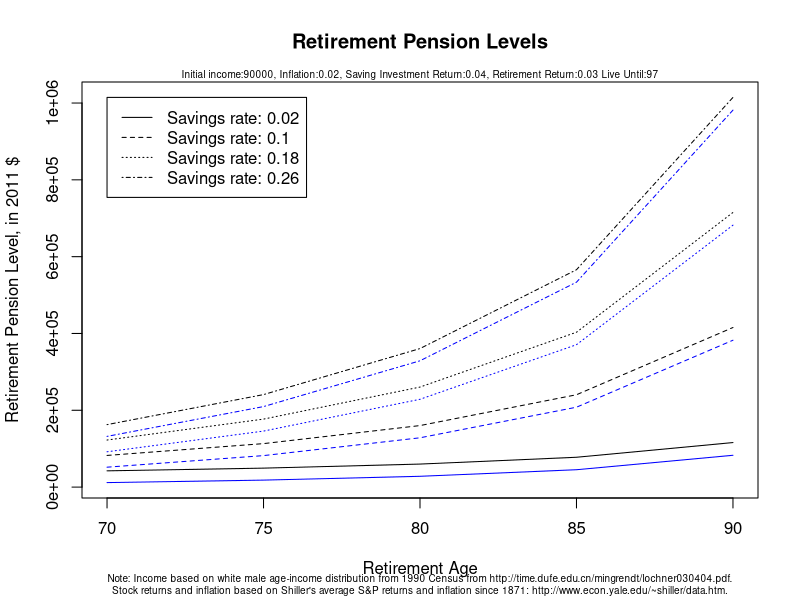
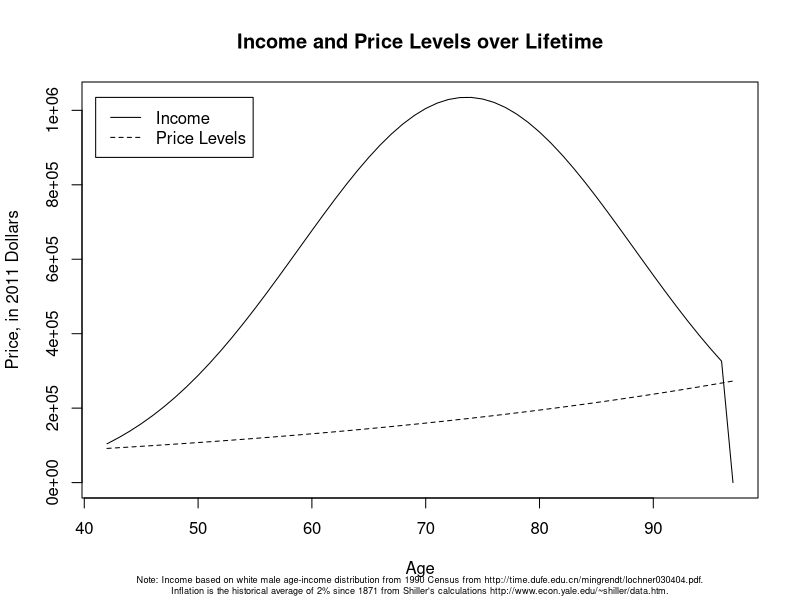

R code for these plots, in order:
ssInflation <- .024
earlyfactor <- function(birthday,retDate){
    # Thsi function takes a person's birthday and retirement date and
    # returns the social security multiplier that determines how much
    # higher or lower the monthly benefit payment will be
    today <- Sys.Date()
    now <- as.numeric(format(today,"%Y"))
    myage <- floor(as.double(today-birthday)/365.25)
    birthyear <- as.numeric(format(birthday,"%Y"))
    if (birthyear < 1938)  normalretirementdate <- birthday + 65*365.25 
    if (birthyear >= 1938 & birthyear < 1943) normalretirementdate <- birthday + 65*365.25 +365.35 * (birthyear - 1937)/6
    if (birthyear >= 1943 & birthyear < 1955) normalretirementdate <- birthday + 66*365.25
    if (birthyear >= 1955 & birthyear < 1961) normalretirementdate <- birthday + 66*365.25 +365.35 * (birthyear - 1954)/6
    if (birthyear > 1960) normalretirementdate <- birthday + 67*365.25
    as.numeric(format(normalretirementdate,"%Y"))-birthyear
    lateprice <- min(.08,.03+ceiling((birthyear - 1924)/2)*.005)
    retirementadjustmentmonths <- as.numeric(min(retDate,birthday + 70*365.25)-normalretirementdate)/(365.25/12)
    if (retirementadjustmentmonths < 0){
        retirementadjustmentmonths <- ceiling(retirementadjustmentmonths) 
        if (retirementadjustmentmonths < -36) retfactor <- .8+max(5/1200*(retirementadjustmentmonths-36),-.1)
        if (retirementadjustmentmonths >= -36) retfactor  <- 1+5/900*retirementadjustmentmonths
    }
    if (retirementadjustmentmonths >= 0){
        retirementadjustmentmonths  <-  floor(retirementadjustmentmonths)
        retfactor <- 1+lateprice/12*retirementadjustmentmonths
    }
    return(retfactor)
}

mybirthday <- as.Date('1984-11-18')
today <- Sys.Date()
myage <- floor(as.double(today-mybirthday)/365.25)
now <- as.numeric(format(today,"%Y"))

T2<-97-myage
w0<-25000
t<-seq(1,T2)
investmentReturn<-.04
#investmentReturn<-.04
#This return level is from Shiller's website:
#http://www.econ.yale.edu/~shiller/data.htm
retirementInvestmentReturn<-.03
inflation<-.02
#initialIncome=log(50000)
initialIncome=log(90000)
a <- read.csv('wages.csv',head=TRUE,sep="\t")
#These are historical wage levels for the last 59 years for SS
res <- line(a$Year,log(a$Index))
#incomeIndex[a$Year] <- a$Index
time <- seq(min(a$Year), now+T2-1)
#p <- exp(res$coefficients[1]  + res$coefficients[2]*time)
#p <- 40711.61 * (1+ssInflation)^(time-2009)
#p[1:length(a$Index)] <- a$Index
#scale <- p/p[1]

avgwage <- 40711.61 
kmax <- 16500
imax <- 5000
kseries <- 500*round(kmax/500*(1+inflation)^t)
#401k contribution limits: http://en.wikipedia.org/wiki/401(k)#Contribution_limits
iseries <- 500*round(imax/500*(1+inflation)^t)
#IRA contribution limits: http://www.guidestoneretirement.org/retirementplans/contributionlimits/futurecontriblimits.aspx
#modelling note: since my default assumption is that tax rates and brackets
#will move with inflation, I think my plan will be to just leave these
#contribution limits equal at a given time, and then implicitly adjust for
#inflation by reinflating a 2008 tax situation to future dollars.

#http://www.ssa.gov/oact/COLA/piaformula.html
initwage <- 9779.44
bp1 <- round(180 * avgwage/initwage)
bp2 <- round(1085 *avgwage/initwage)
estate <- 500000
pension <- function(retirementDate,sR,ssType){
    #This function calculates the final yearly permanent income, in real
    #terms, if a person saves at a given rate and gets ss under a given
    #rule, and retires at a certain time.  I will likely in the future make
    #this take income as an input too.

    #Other things that we want to calculate:
    #401k
    #IRA
    #other savings
    #taxable capital gains
    #marginal tax rates
    #To do this, I think i want to make a single call to  taxsim and then
    #interpolate answers.  This isn't going to be quite the best
    #optimization, but should be alright mostly.  I need to vary the
    #following variables to determine taxes for a given individual under a
    #range of possible decisions:
        #income - from min to max
        #capital gains amounts - (here using just the avg return might be
                                 #weird)
        #Kids/marriage/other deducatinos
        # age
        #social security income
        #kid/dependents
        


    today <- Sys.Date()
    j <- retirementDate - today
    T1 <- floor(as.double(retirementDate - today)/365.25)
    returnHistory <- rep(investmentReturn,T2-1)
    returnHistory[t>=T1] <- retirementInvestmentReturn
    income <- (exp(initialIncome + .1301*t - .0023*t^2)*(1+inflation)^t) * (t < T1)
    #income comes from Heckman's 50 years of Mincer regressions:
    ##http://time.dufe.edu.cn/mingrendt/lochner030404.pdf, table 2 for white Men in 1990
    retirementConsumptionPath <- ((1+inflation)^t) * (t >=T1)
    savingsRate <- sR

    remaining <- function(retirementIncomeGoal){
        #This functino calculates how much money you would be left with if
        #you had given income levels and then spent at retirementIncomeGoal
        #real levels durign retirement
        X <- diag(T2) - rbind(rep(0,T2),cbind(diag(returnHistory[2:T2]+1),rep(0,T2-1)))
        q <- savingsRate*income -  retirementConsumptionPath * retirementIncomeGoal
        q[1] <- q[1]+w0
        savings <- solve(X) %*% q
        return((savings[T2])^2)
    }

    calcSavings <- function(retirementIncomeGoal){
        #This function calculates savings, income, and consumption paths for
        #a given level of retirement income.  It calculates the state
        #savings in the same way as the remaining function, but produces
        #other output too.  is also optimized over to
        #choose a level of savinsg that is attainable
        X <- diag(T2) - rbind(rep(0,T2),cbind(diag(returnHistory[2:T2]+1),rep(0,T2-1)))
        q <- savingsRate*income -  retirementConsumptionPath * retirementIncomeGoal
        q[1] <- q[1]+w0
        savings <- solve(X) %*% q
        #return((savings[T2]-estate*(1+inflation)^T2)^2)
        ss <- calcSS(ssType)
        return(list(savings=savings,consumption=(1-savingsRate)*income + retirementConsumptionPath * retirementIncomeGoal,socialSecurity=ss))
    }

    calcSS <- function(type='current'){
        #This function calculates social security payments given a lifetime
        #stream of earnings
        if (type == 'none') return(0)
        if (type == 'current'){
            #income <- (exp(initialIncome + .1301*t - .0023*t^2)) 
            ficamax <- 106800*(1+ssInflation)^(t-1)
            indexedIncome <- sapply(income,min,106800*(1+ssInflation)^(t-1))/(avgwage*(1+ssInflation)^(t-1))
            aime <- mean(sort(indexedIncome,decreasing=TRUE)[1:35])
            bp1 <- 180 /initwage
            bp2 <- 1085 /initwage
            piaFactor <- .9*min(aime,bp1) + .32*(min(aime,bp2)-bp1) + .15*min(aime-bp2,0)
            yearlyFactor <- 12 * piaFactor
            early <- earlyfactor(mybirthday,retirementDate)
            ss <- early * yearlyFactor * avgwage*(1+ssInflation)^(t-1) * (t >=T1)
            return(ss)
        }
        if (type == 'bowles-simpson'){
            ficamax <- 106800*(1+ssInflation)^(t-1)
            indexedIncome <- sapply(income,min,106800*(1+ssInflation)^(t-1))/(avgwage*(1+ssInflation)^(t-1))
            aime <- mean(sort(indexedIncome,decreasing=TRUE)[1:35])
            bp1 <- 180 /initwage
            bp2 <- 1085 /initwage
            piaFactor <- .9*min(aime,bp1) + .32*(min(aime,bp2)-bp1) + .15*min(aime-bp2,0)
            yearlyFactor <- 12 * piaFactor
            early <- earlyfactor(mybirthday,retirementDate)
            ss <- early * yearlyFactor * avgwage*(1+ssInflation)^(t-1) * (t >=T1)
            return(ss)
        }
        if (type == 'domenici-rivlin'){
            ficamax <- 106800*(1+ssInflation)^(t-1)
            indexedIncome <- sapply(income,min,106800*(1+ssInflation)^(t-1))/(avgwage*(1+ssInflation)^(t-1))
            aime <- mean(sort(indexedIncome,decreasing=TRUE)[1:35])
            bp1 <- 180 /initwage
            bp2 <- 1085 /initwage
            piaFactor <- .9*min(aime,bp1) + .32*(min(aime,bp2)-bp1) + .15*min(aime-bp2,0)
            yearlyFactor <- 12 * piaFactor
            early <- earlyfactor(mybirthday,retirementDate)
            ss <- early * yearlyFactor * avgwage*(1+ssInflation)^(t-1) * (t >=T1)
            return(ss)
        }
    }
    optimal <- optimize(remaining, interval=c(1000,1000000))$minimum
    return(list(consumption=optimal,savings=calcSavings(optimal),income=income))
}

s <- seq(.02,.26,by=.08)
retirementage <- seq(Sys.Date()+29*365.25 ,Sys.Date()+49*365.25, by=5*365.25)
testoutput <- pension(as.Date("2083-10-22"),.15,'current')
z <- matrix(0,nrow=length(s),ncol=length(retirementage),dimnames=c(list(s),list(retirementage)))
noss <- matrix(0,nrow=length(s),ncol=length(retirementage),dimnames=c(list(s),list(retirementage)))
today <- Sys.Date()

for(i in 1:length(s)){
    for(j in 1:length(retirementage)){
        result <- pension(retirementage[j],s[i],'current')
        ssStartTime <- floor(as.double(retirementage[j]-today)/365.25)
        #print(c(result$savings$socialSecurity[result$savings$socialSecurity>0][1]*(1+inflation)^(-ssStartTime),result$consumption))
        z[i,j] <- result$consumption + result$savings$socialSecurity[result$savings$socialSecurity>0][1]*(1+inflation)^(-ssStartTime)
        noss[i,j] <- result$consumption 
        #z and noss are matrices of final permanent incomes at retirement,
        #in current dollars, for retirement at age j and saving at rate s
    }
}

pdf('Pensions.pdf')
a <- floor(as.double(retirementage-mybirthday)/365.25)
plot(a,z[length(s),],type="n",ylim=range(z,noss),xlab="Retirement Age",ylab="Retirement Pension Level, in 2011 $")
title(main="Retirement Pension Levels", sub=paste("Note: Income based on white male age-income distribution from 1990 Census from http://time.dufe.edu.cn/mingrendt/lochner030404.pdf.
Stock returns and inflation based on Shiller's average S&P returns and inflation since 1871: http://www.econ.yale.edu/~shiller/data.htm."), cex.sub=.6)
mtext(paste("Initial income:" ,exp(initialIncome), ", Inflation:", inflation, ", Saving Investment Return:",investmentReturn, ", Retirement Return:", retirementInvestmentReturn ," Live Until:",T2+myage,sep=""), cex=.6) 
for(i in 1:length(s)){
    lines(a,z[i,],lty=i)
    lines(a,noss[i,],lty=i,col="blue")
}
legend(a[1],range(z)[2],paste("Savings rate:",s),lty=1:length(s))
dev.off()

pdf('income.pdf')
plot(t+myage,testoutput$income,type="n",xlab="Age",ylab="Price, in 2011 Dollars")
lines(t+myage,testoutput$income, lty=1)
prices <- exp(initialIncome)*(1+inflation)^t
lines(t+myage,prices, lty=2)
title("Income and Price Levels over Lifetime",sub="Note: Income based on white male age-income distribution from 1990 Census from http://time.dufe.edu.cn/mingrendt/lochner030404.pdf.
Inflation is the historical average of 2% since 1871 from Shiller's calculations http://www.econ.yale.edu/~shiller/data.htm.", cex.sub=.55)
legend(myage,range(testoutput$income)[2],c("Income","Price Levels"),lty=1:2)
dev.off()

#My life expectancy stuff is this:
#Life Expectancy: 86.09
#Lower Quartile : 78.48
#Median Lifetime: 88.47
#Upper Quartile : 96.51
#This is from here:http://gosset.wharton.upenn.edu/mortality/perl/CalcForm.html
#I wanted to use a weibull distributino and roughly match the shape of the
#lines in this table: http://www.ssa.gov/oact/NOTES/as120/LifeTables_Body.html
#It looks like pweibull(x,7.75,scale=92.5) looks pretty decent and more or less
#matches my moments
